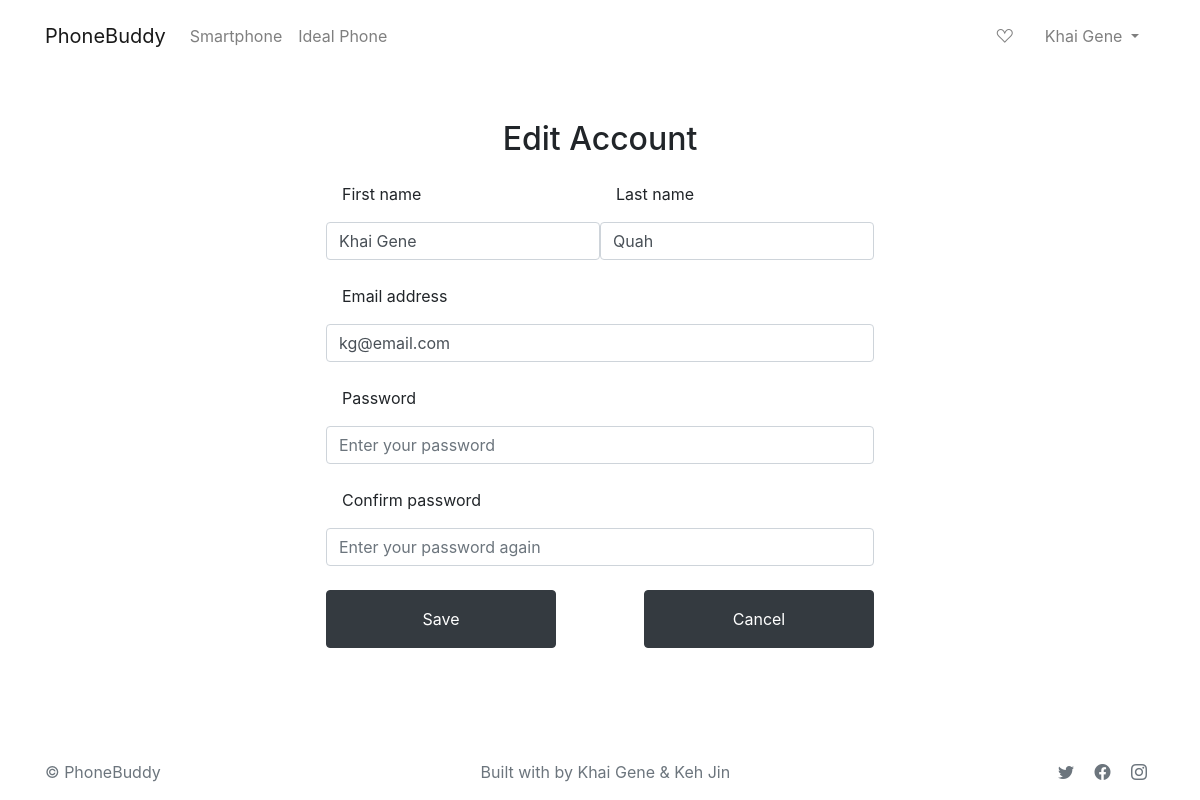
The app's page /edit (signed in), older data.
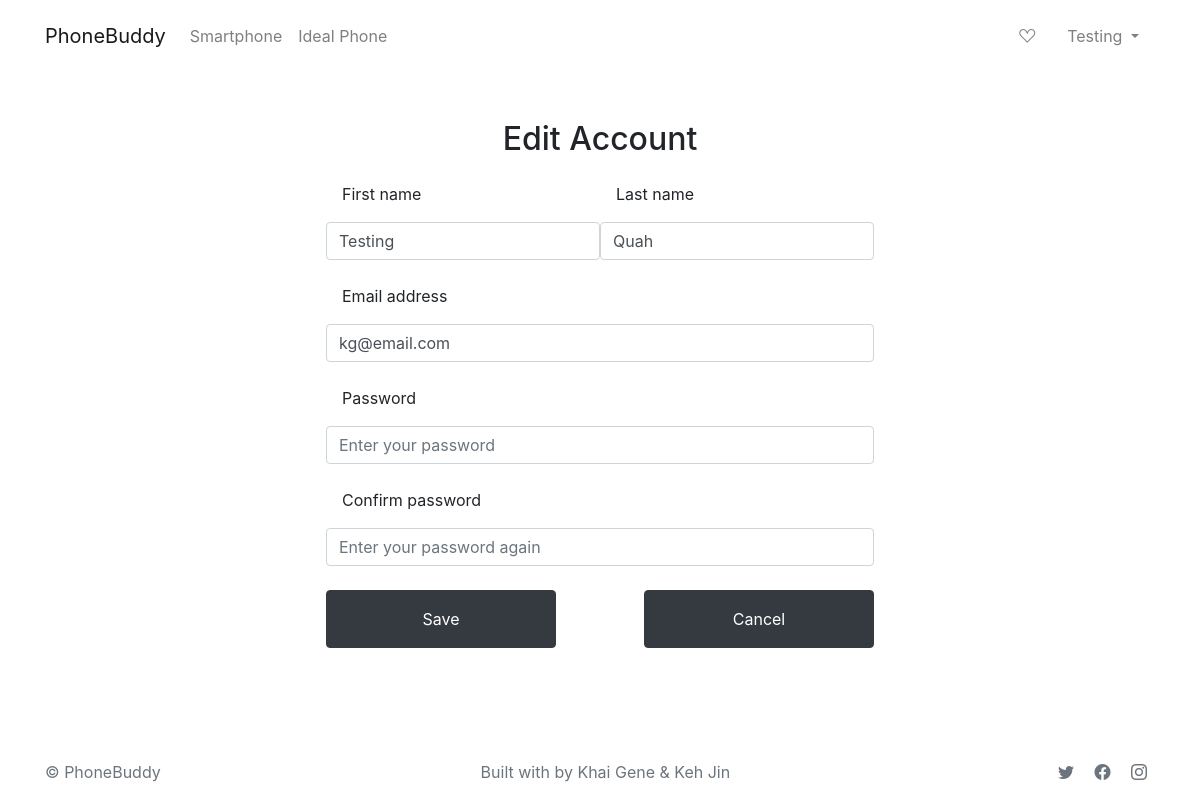
The same page, newer data.
### tables this page shows
CREATE TABLE User (
    id INTEGER PRIMARY KEY AUTOINCREMENT,
    first_name STRING NOT NULL,
    last_name STRING NOT NULL,
    email STRING NOT NULL UNIQUE,
    password STRING NOT NULL,
    type STRING NOT NULL
);

### app.py (the view, shortened to what this page needs)
@app.route('/edit',methods = ['GET','POST'])
def edit():
    id = session['id']
    conn = get_db_connection()
    users = conn.execute('SELECT * FROM User WHERE id = ?',(id)).fetchall()
    form = EditForm(request.form)
    return render_template('edit.html',users = users, form = form)

### app.py
class EditForm(Form):
    first_name = StringField('first_name',[validators.DataRequired()])
    last_name = StringField('last_name',[validators.DataRequired()])
    email = StringField('email',[validators.DataRequired()])
    password = PasswordField('password',[validators.Length(min = 6), validators.DataRequired(), validators.EqualTo('password_confirmation', message = 'Password Must Match')])
    password_confirmation = PasswordField('password_confirmation',[validators.DataRequired()])

### app.py (called while the page is built)
def get_db_connection():
    conn = sql.connect('database.db')
    conn.row_factory = sql.Row
    return conn

### templates/edit.html (shortened to what this page needs)
{% extends 'base.html' %}
{% block main %}
<div class="m-auto py-5" style="min-width: 500px;">
    <form action="/edit" method="POST">
        <div>
            <h2 class="text-center fw-bold fs-2 mb-4 p-0 m-0">Edit Account</h2>
          {% for user in users %}
            <div class="input-group justify-content-between">
                <div class="form-floating mb-4" style="min-width: 230px;">
                    <label for="firstName">First name</label>
                    <input id="firstName" name="first_name" class="form-control" placeholder="John"  value= "{{ user[1] }}" required/>
                </div>
                <div class="form-floating mb-4" style="min-width: 230px;">
                    <label for="lastName">Last name</label>
                    <input id="lastName" name="last_name" class="form-control" placeholder="Doe" value= "{{ user[2] }}" required/>
                </div>
            </div>
            <div class="form-floating mb-4">
                <label for="email">Email address</label>
                <input id="email" name="email" class="form-control" type="email" placeholder="name@example.com" value= "{{ user[3] }}" required />
            </div>
            <div class="form-floating mb-4">
                <label for="password">Password</label>
                <input id="password" name="password" class="form-control" type="Password" placeholder="Enter your password" value= "" required />
            </div>
            <div class="form-floating mb-4">
                <label for="passwordConfirmation">Confirm password</label>
                <input id="passwordConfirmation" name="password_confirmation" class="form-control" type="password" placeholder="Enter your password again" required />
            </div>
            {% endfor %}
            <div class="input-group justify-content-between">
            <div class="form-floating mb-4" style="min-width: 230px;">
                <button type="submit" class="btn btn-dark d-block w-100 py-3 mb-4">Save</button>
            </div>
            <div class="form-floating mb-4" style="min-width: 230px;">
                <button type="submit" class="btn btn-dark d-block w-100 py-3 mb-4">Cancel</button>
            </div>
        </div>
        </div>
    </form>
</div>
{% endblock %}

### templates/base.html (shortened to what this page needs)
<!DOCTYPE html>
<html lang="en">
<head>
    <link rel="stylesheet" href="https://cdn.jsdelivr.net/npm/bootstrap@4.3.1/dist/css/bootstrap.min.css">
    <link rel="stylesheet" href="https://cdn.jsdelivr.net/npm/bootstrap-icons@1.5.0/font/bootstrap-icons.css" />
    <link rel="stylesheet" href="https://maxcdn.bootstrapcdn.com/bootstrap/4.0.0/css/bootstrap.min.css">
    <link rel="stylesheet"  type= "text/css" href="{{ url_for('static',filename='smartphone.css') }}" />
</head>
<body class="d-flex flex-column vh-100">
    <header>
        <nav class="navbar navbar-light navbar-expand-lg py-3 bg-white">
            <div class="container position-relative">
                <a href="/" class="navbar-brand">PhoneBuddy</a>
                <div class="collapse navbar-collapse">
                    <ul class="navbar-nav mr-auto">
                        <li class="nav-item">
                        <a class="nav-link" href="/smartphone">Smartphone</a>
                        </li>
                        <li class="nav-item">
                        <a class="nav-link" href="#">Ideal Phone</a>
                        </li>
                    </ul>
                </div>
                {% if session.username %}
                <ul class="navbar-nav">
                    <li class="nav-item px-2">
                        <a class="nav-link" href="#">
                            <i class="bi bi-suit-heart"></i>
                        </a>
                    </li>
                    <li class="nav-item dropdown px-2">
                        <a class="nav-link dropdown-toggle" href="#" role="button" id="dropdownMenuLink" data-toggle="dropdown" aria-haspopup="true" aria-expanded="false">
                            {{ session.username[0] }}
                          </a>
                    </li>
                </ul>
                {% else %}
                <ul class="navbar-nav">
                    <li class="nav-item dropdown px-1">
                        <a class="nav-link pl-4 pr-4" href="/login">Sign In</a>
                    </li>
                </ul>
                {% endif %}
            </div>
        </nav>
    </header>
    {% block main %}
    {% endblock %}
    <footer class="footer py-3">
        <div class="container d-flex justify-content-between">
            <p class="fs-6 m-0 text-muted">&copy; PhoneBuddy</p>
            <div class="d-flex">
                <p class="fs-6 m-0 text-muted">Built with by Khai Gene & Keh Jin</p>
            </div>
            <div>
                <a href="https://www.twitter.com" class="mx-2 text-muted text-decoration-none" target="_blank">
                    <i class="bi bi-twitter"></i>
                </a>
                <a href="https://www.facebook.com" class="mx-2 text-muted text-decoration-none" target="_blank">
                    <i class="bi bi-facebook"></i>
                </a>
                <a href="https://www.instagram.com" class="mx-2 text-muted text-decoration-none" target="_blank">
                    <i class="bi bi-instagram"></i>
                </a>
            </div>
        </div>
    </footer>
</body>
</html>

### static/smartphone.css (style rules this page uses)
label { padding-left: 1rem !important; padding-bottom: .5rem !important; }

Row changes from the older to the newer data that the page shows:
changed User "Quah": first_name "Khai Gene" → "Testing"
